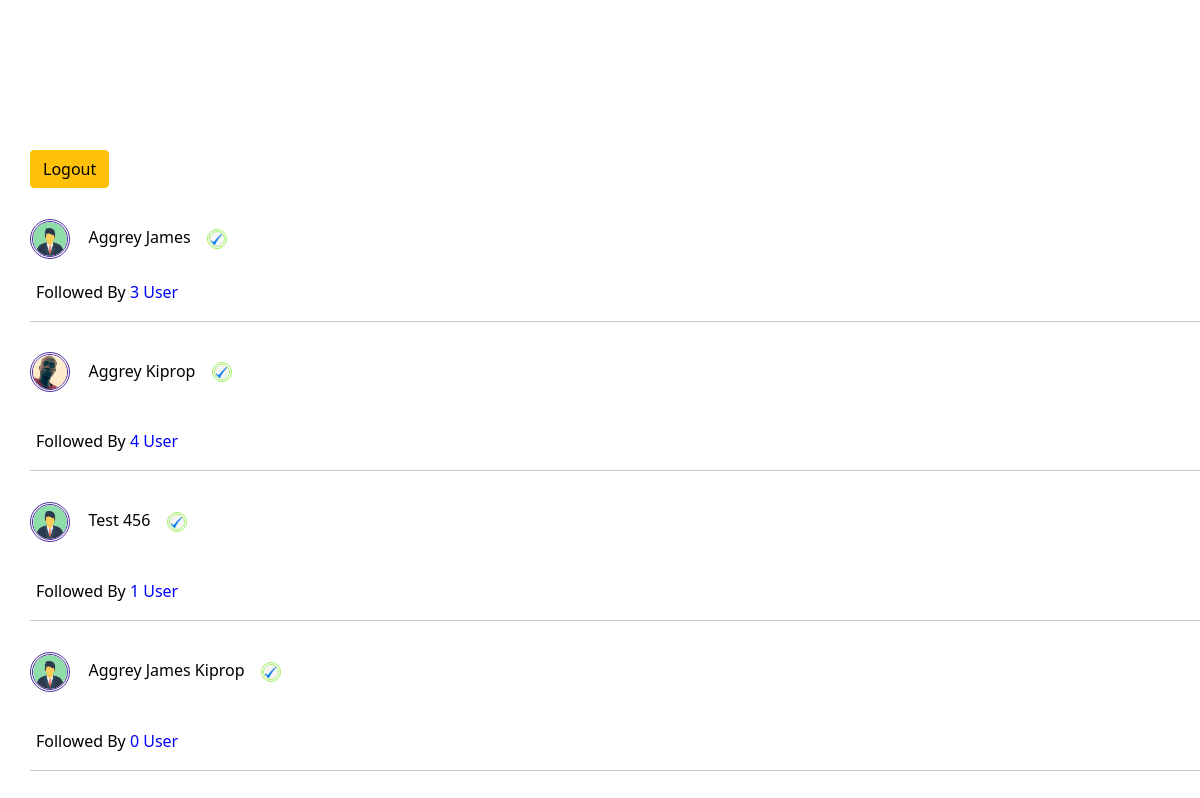
Screenshot of /chatme/chats.php (signed in) with the database file from the repository.
### tables this page shows
CREATE TABLE `user` (
  `id` int(11) NOT NULL,
  `full_name` varchar(100) NOT NULL,
  `profile_photo` varchar(100) NOT NULL,
  `username` varchar(50) NOT NULL,
  `password` varchar(100) NOT NULL,
  `verified` int(3) NOT NULL
);

### chatme/chats.php (the view, shortened to what this page needs)
<?php
include('./../database/database.php');
?>
<!DOCTYPE html>
<html>
<head>
	<link rel="stylesheet" type="text/css" href="./../others/bootstrap.css">
</head>
<body>
	<div>
		<a href="logout.php" class="btn btn-warning">Logout</a>
	</div>
	<?php
	$currentuser = $_SESSION['userid'];
	$query = "SELECT * FROM user WHERE id <> '$currentuser'";
	$result = mysqli_query($connect, $query);
	if (mysqli_num_rows($result) > 0) {
		while($rows = mysqli_fetch_assoc($result)) {
			$verify_tick = $rows['verified'];
			$profile_photo = $rows['profile_photo'];
			$user_id_for_followers = $rows['id'];
		?>
		<div>
			<p>
				<form method="GET" action="read.php">
					<img src="./profile/<?php echo $profile_photo;?>" class="profile_user">
					<button name="user" value="<?php echo $rows['id'];?>">&nbsp;&nbsp;<?php echo $rows['full_name'];?>    &nbsp;&nbsp;
					    <?php if($verify_tick == 1) {?><img src="./photos/verify.jpg" class="verified">
				    </button>
			    </form>
		<?php
	}
		    $select_followers = "SELECT * FROM followers WHERE my_id = '$user_id_for_followers'";
		    $select_followers_result = mysqli_query($connect, $select_followers);
		    $count_followers = mysqli_num_rows($select_followers_result);
		    echo "
		    <form method='GET' action='./friends.php'>
		        <input type='hidden' name='friends' value='" .$user_id_for_followers. "'>
		        <button>Followed By
		            <span style='color: blue;'>" .$count_followers. " User</span>
		        </button>
		    <form>";
		    ?>
		    </p>
        </div>
        <hr>
        <?php
}
}
	?>
</body>
</html>

### chatme/chats.php (style rules this page uses)
body { margin-top: 150px; margin-left: 30px; }
button { margin-top: 20px; border-top: none; border-bottom: none; border-left: none; border-right: none; background-color: white; }
.verified { width: 20px; height: 20px; border-radius: 100%; border-style: double; border-color: rgb(160, 238, 95); }
.profile_user { width: 40px; height: 40px; border-radius: 100%; border-style: double; border-color: rgb(77, 46, 161); }

### rows the page displays
user: profile_photo (picture), $rows['id'] 2 (drawn), full_name "Aggrey James", verified 1 (drawn), count_followers "3"
user: profile_photo (picture), $rows['id'] 3 (drawn), full_name "Aggrey Kiprop", verified 1 (drawn), count_followers "4"
user: profile_photo (picture), $rows['id'] 5 (drawn), full_name "Test 456", verified 1 (drawn), count_followers "1"
user: profile_photo (picture), $rows['id'] 6 (drawn), full_name "Aggrey James Kiprop", verified 1 (drawn), count_followers "0"
